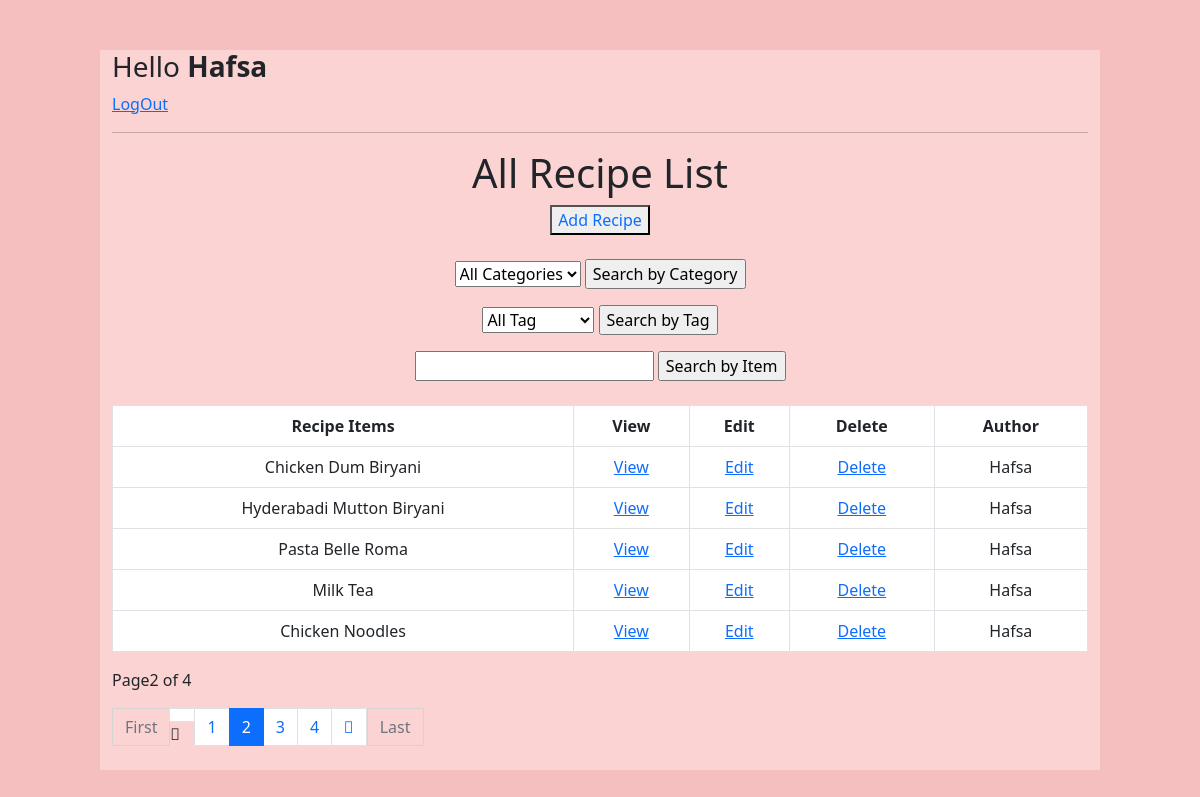
Page /?page=2 (signed in) on the committed database.
### DjangoRecipeApp/models.py (models this page shows, shortened)
class RecipeDetails(models.Model):
    user = models.ForeignKey(User, on_delete=models.CASCADE,default=None)
    title = models.CharField(max_length=200)
    category = models.ManyToManyField(Category_Tag)
    description = models.TextField(null=True, blank=True)
    ingredientList = models.TextField(default='Item1')
    introduction = models.TextField(default='Take a bowl.')
    image = models.ImageField(upload_to='images/',null=True,blank=True)
    video = models.FileField(upload_to='videos/', null=True, verbose_name="Video",blank=True)
    createdTime = models.DateTimeField(auto_now_add=True)
    tags = TaggableManager(blank=True)
    class Meta:
        ordering = ['createdTime']

### DjangoRecipeApp/views.py (the view)
# urls.py: path('', Recipe_List.as_view(), name='Recipe_List'),
class Recipe_List(LoginRequiredMixin, ListView):
    model = RecipeDetails
    context_object_name = "Recipes"
    paginate_by = 5
    def get_queryset(self):
        queryset = super().get_queryset()
        search_input = self.request.GET.get('search-area') or ''
        search_category = self.request.GET.get('search-category') or ''
        search_tag = self.request.GET.get('search-tag') or ''
        if search_input:
            queryset = queryset.filter(title__icontains=search_input)
        if search_category:
            queryset = queryset.filter(category__name=search_category)
        if search_tag:
            queryset = queryset.filter(tags__name=search_tag)
        return queryset
    def get_context_data(self, *, object_list=None, **kwargs):
        context = super().get_context_data(**kwargs)
        context['categories'] = Category_Tag.objects.all()
        context['tags'] = Tag.objects.all()
        context['search_input'] = self.request.GET.get('search-area') or ''
        context['search_category'] = self.request.GET.get('search-category') or ''
        context['search_tag'] = self.request.GET.get('search-tag') or ''
        return context

### DjangoRecipeApp/templates/DjangoRecipeApp/recipedetails_list.html (shortened to what this page needs)
<!DOCTYPE html>
<html lang="en">
<head>
</head>
<body>
    {% extends 'DjangoRecipeApp/main.html' %}
    {% block content %}
    <div class="header-bar">
        {% if request.user.is_authenticated %}
        <h3>Hello <strong>{{request.user}}</strong></h3>
        <a href="{% url 'user-logout' %}">LogOut</a>
        {% else %}
             <a href="{% url 'user-login' %}">LogIn</a>
        {%endif%}
    </div>
    <hr>
    <div  style="text-align: center">
        <h1  >All Recipe List</h1>
        <button><a href="{% url 'recipe-create'%}" style="text-decoration: none">Add Recipe</a>
        </button> <br><br>
        <form method="get" >
            <p>
                <select name="search-category">
                    <option value="">All Categories</option>
                </select>
            <input type="submit" value="Search by Category">
            </p>
            <p>
                <select name="search-tag">
                    <option value="">All Tag</option>
                </select>
            <input type="submit" value="Search by Tag">
            </p>
            <input type="text" name="search-area" value="{{search_input}}">
            <input type="submit" value="Search by Item">
        </form>
    </div>
    <br>
     {% if Recipes %}
    <table class="table table-bordered text-center ">
        <tr>
            <th>Recipe Items</th>
            <th>View</th>
            <th>Edit</th>
            <th>Delete</th>
            <th>Author</th>
        </tr>
        {% for x in Recipes %}
            <tr>
                <td>{{x.title}}</td>
                <td><a href="{% url 'Recipe_Details' x.id %}">View</a></td>
                {% if request.user == x.user %}
                    <td><a href="{% url 'recipe-update' x.id %}">Edit</a></td>
                    <td><a href="{% url 'recipe-delete' x.id %}">Delete</a></td>
                {% else %}
                    <td>__</td>
                    <td>__</td>
                {% endif %}
                <td>{{x.user}}</td>
            </tr>
        {% empty %}
        <h3>No items in list</h3>
        {% endfor %}
    </table>
    {% else %}
    <h3>No items in list</h3>
    {% endif %}
    <p>
        Page{{page_obj.number}} of {{page_obj.paginator.num_pages}}
    </p>
    <nav>
        {% if page_obj.has_other_pages %}
        <ul class="pagination">
            {% if page_obj.has_previous %}
            <a href="?page=1" class="btn btn-outline-secondary mb-4" style="border-radius: 1px; border: 1px solid #d3d3d3">First</a>
            <li class="page-item"><a class="page-link" href="?page={{page_obj.previous_page_number}}"></a> <i class="fas fa-angle-double-left"></i> </li>
            {% else %}
            <li class="page-item disable"></li>
            {% endif %}
            {% for i in page_obj.paginator.page_range %}
            {% if page_obj.number == i %}
            <li class="page-item active"><span class="page-link">{{i}}</span></li>
            {% else %}
            <li class="page-item"><a class="page-link" href="?page={{i}}">{{i }}</a></li>
            {% endif %}
            {% endfor %}
            {% if page_obj.has_next %}
            <li class="page-item"><a class="page-link" href="?page={{page_obj.next_page_number}}"><i class="fas fa-angle-double-right"></i></a> </li>
            <a href="?page={{page_obj.paginator.num_pages}}" class="btn btn-outline-secondary mb-4" style="border-radius: 1px; border: 1px solid #d3d3d3">Last</a>
            {% else %}
            <li class="page-item disable"></li>
            {% endif %}
        </ul>
        {% endif %}
    </nav>
    {% endblock content %}

### DjangoRecipeApp/static/myStyle.css (style rules this page uses)
body { background: #f5bfbf; padding: 50px; }

### rows in the picture
RecipeDetails: title "Chicken Dum Biryani", shows "Edit", user "Hafsa"
RecipeDetails: title "Hyderabadi Mutton Biryani", shows "Edit", user "Hafsa"
RecipeDetails: title "Pasta Belle Roma", shows "Edit", user "Hafsa"
RecipeDetails: title "Milk Tea", shows "Edit", user "Hafsa"
RecipeDetails: title "Chicken Noodles", shows "Edit", user "Hafsa"

### other values in the picture
{{ request.user }} "Hafsa"
{{ page_obj.number }} "2"
{{ page_obj.paginator.num_pages }} "4"
{{ i }} "1" "3" "4"
{{ i }} "2"
